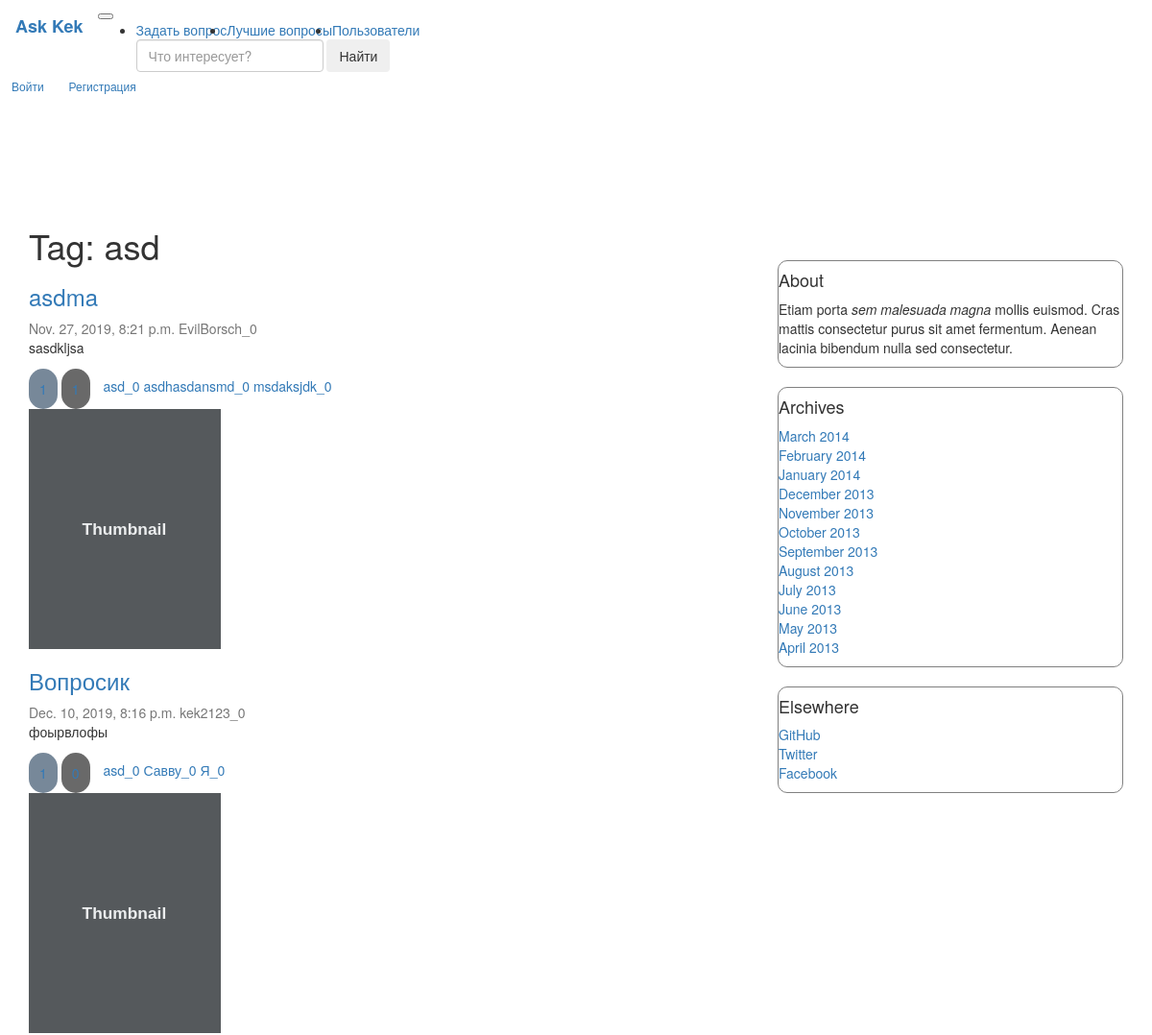
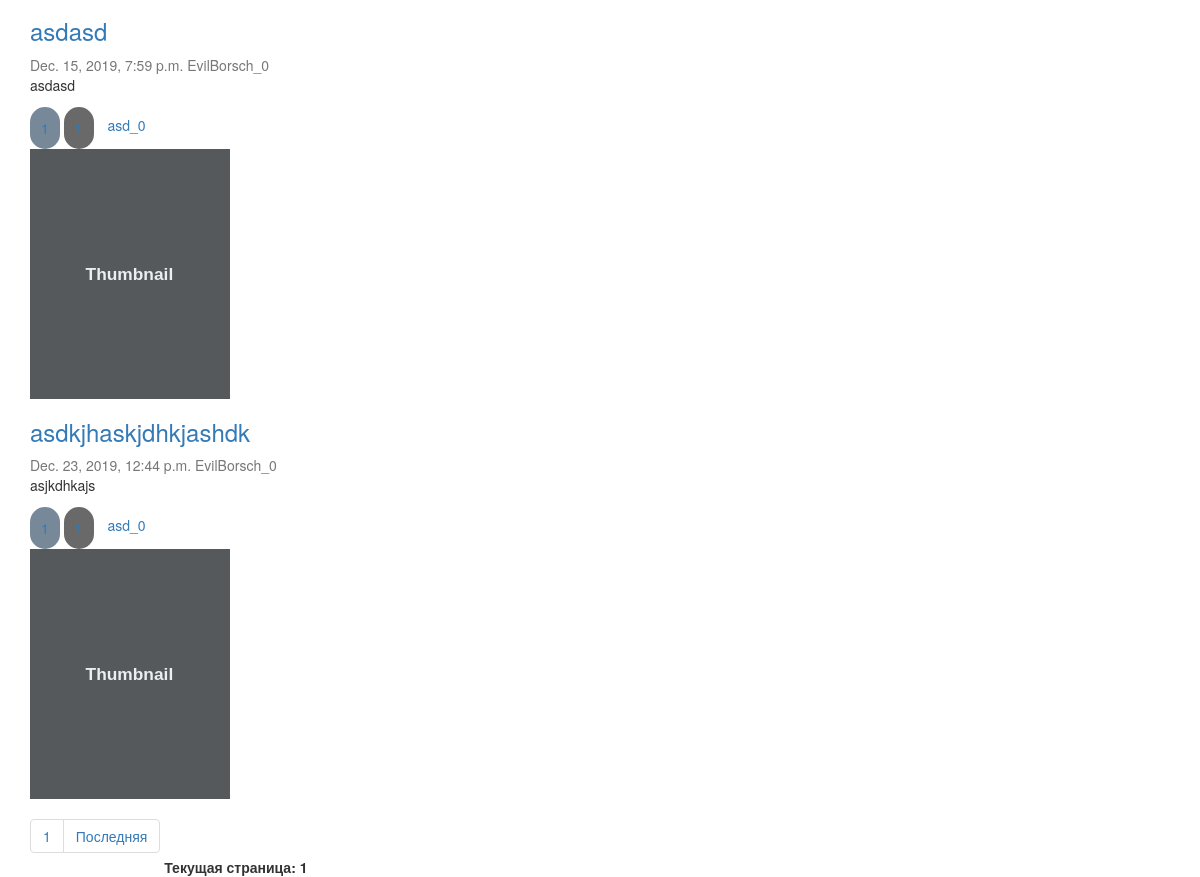
Page /question_by_tag/asd on the committed database (2 pictures, top to bottom).
### question/models.py (models this page shows, shortened)
class Tags(models.Model):
    name = models.CharField(max_length=255, verbose_name="Тег", default="TechnoPark", db_index=True)
    count = models.IntegerField(verbose_name="Число упоминаний", default=0)
    def __str__(self):
        return '{}_{}'.format(self.name, self.count)

class Article(models.Model):
    title = models.CharField(max_length=255, verbose_name='Заголовок')
    text = models.TextField(verbose_name='Текст')
    date_published = models.DateTimeField(verbose_name='Дата публикации', default=datetime.now(tz=timezone.utc),
                                          db_index=True)
    is_published = models.BooleanField(verbose_name='Опубликовано', default=True, blank=True)
    author = models.ForeignKey(
        Author,
        on_delete=models.CASCADE,
    )
    like = models.ManyToManyField(UserProfile, related_name="Article_like", blank=True)
    dislike = models.ManyToManyField(UserProfile, related_name="Article_dislike", blank=True)
    tags = models.ManyToManyField(Tags, blank=True)
    objects = ArticleManager()  # model manager
    class Meta:
        verbose_name = 'Статья'
        verbose_name_plural = 'Статьи'
        index_together = [('title', 'text')]
        unique_together = [('title', 'text')]

class Author(models.Model):
    name = models.CharField(max_length=255, verbose_name='Имя', unique=True)
    rating = models.IntegerField(default=0, verbose_name='Рейтинг')
    def __str__(self):
        return '{}_{}'.format(self.name, self.rating)
    class Meta:
        verbose_name = 'Автор'
        verbose_name_plural = 'Авторы'

### question/views.py (the view)
# urls.py: path('question_by_tag/<str:tag>', views.questions_by_tag_html, name="question_by_tag_url"),
def questions_by_tag_html(request, tag="kek"):
    articles = models.Article.objects.by_tag(tag)
    paginated_data = paginate(articles, request)
    rendered_data = {"questions": paginated_data, "m_tag": tag}
    return render(request, "./question/questions_bt_tag.html", rendered_data)

### question/models.py (called while the page is built)
    def by_tag(self, tag):
        return self.filter(is_published=True, date_published__lt=datetime.now(tz=timezone.utc), tags__name=tag)

### question/views.py (called while the page is built)
def paginate(objects_list, request):
    paginator = Paginator(list(objects_list), 4)
    page = request.GET.get('page')
    try:
        contacts = paginator.get_page(page)
    except PageNotAnInteger:
        contacts = paginator.page(1)
    except EmptyPage:
        contacts = paginator.page(paginator.num_pages)
    return contacts

### question/templates/question/questions_bt_tag.html
{% extends "question/index.html" %}
{% load static %}
{% block title %}
    <h1>Tag: {{ m_tag }}</h1>
{% endblock %}

### question/templates/question/index.html (shortened to what this page needs)
{% extends "question/base.html" %}
{% load static %}
{% block content %}
    {% block title %}{% endblock %}
    {% for q in questions %}
        <div class="question">
            <div class="card flex-md-row mb-4 box-shadow h-md-250">
                <div class="card-body d-flex flex-column align-items-start">
                    {% block link_to_ans %}
                        <h3 class="mb-0">
                            <a href="{% url 'one_question_url' q.pk %}" class="href">{{ q.title }}</a>
                        </h3>
                    {% endblock %}
                    <div class="mb-1 text-muted">{{ q.date_published }} {{ q.author }}</div>
                    <p class="card-text mb-auto">{{ q.text }}</p>
                    {% block likes %}
                    <div class="fluid-container">
                        <a class="like" data-qid="{{ q.pk }}"
                           data-vote="inc" data-type="question">
                            {{ q.like.count }}
                        </a>
                        <a class="dislike" data-qid="{{ q.pk }}"
                           data-vote="dec" data-type="question">
                        </a>
                    {% endblock %}
                        {% for tag in q.tags.all %}
                            <a href="{% url 'question_by_tag_url' tag.name %}">{{ tag }}</a>
                        {% endfor %}
                    </div>
                </div>
                <img class="card-img-right flex-auto d-none d-md-block" data-src="holder.js/200x250?theme=thumb"
                     alt="Thumbnail [200x250]" style="width: 200px; height: 250px;"
                     data-holder-rendered="true">
            </div>
        </div>
    {% endfor %}
    <nav aria-label="...">
        <ul class="pagination">
            <li class="page-item" aria-current="page">
                <a class="page-link" href="?page=1">1</a>
            </li>
            <li class="page-item"><a class="page-link"
                                     href="?page={{ questions.paginator.num_pages }}">Последняя</a></li>
        </ul>
        <b>Текущая страница: {{ questions.number }}</b>
    </nav>
    {% block  pre_paginator %}
        <link rel="stylesheet" href="{% static "question/index/my.css" %}">
    {% endblock %}
{% endblock %}

### question/static/question/index/my.css (style rules this page uses)
.like { display: inline-block; margin-bottom: 0; margin-top: 2px; font-weight: normal; text-align: center; vertical-align: middle; cursor: pointer; background: LightSlateGray; border: 6px solid transparent; padding: 5px 5px; white-space: nowrap; font-size: 14px; line-height: 1.428571429; border-radius: 20px; }
.dislike { display: inline-block; margin-bottom: 0; margin-top: 2px; font-weight: normal; text-align: center; vertical-align: middle; cursor: pointer; background: DimGrey; border: 6px solid transparent; padding: 5px 5px; white-space: nowrap; font-size: 14px; line-height: 1.428571429; border-radius: 20px; }
.pagination { margin-top: 20px; }

### rows in the picture
Tags: name "asd", name+count "asd_0"
Article: title "asdma", date_published "Nov. 27, 2019, 8:21 p.m.", author "EvilBorsch_0", text "sasdkljsa", like.count "1"
Tags: name+count "asdhasdansmd_0"
Tags: name+count "msdaksjdk_0"
Article: title "Вопросик", date_published "Dec. 10, 2019, 8:16 p.m.", author "kek2123_0", text "фоырвлофы", like.count "1"
Tags: name+count "Савву_0"
Tags: name+count "Я_0"
Article: title "asdasd", date_published "Dec. 15, 2019, 7:59 p.m.", author "EvilBorsch_0", text "asdasd", like.count "1"
Article: title "asdkjhaskjdhkjashdk", date_published "Dec. 23, 2019, 12:44 p.m.", author "EvilBorsch_0", text "asjkdhkajs", like.count "1"

### other values in the picture
{{ questions.number }} "1"
